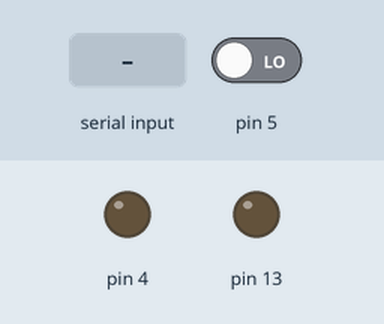
Bench run of a sketch on a simulated Arduino Uno, built with avr-gcc and run on an emulated ATmega328P. Parts: output pins drawn as LEDs (lit = HIGH). Inputs (shaded band) come from the test bench; at power-on: pin 5 LOW. What the sketch prints to the serial monitor is not drawn.

Above: at 1.2 s.
1.3 s: pin 5 driven HIGH
At 2.3 s:
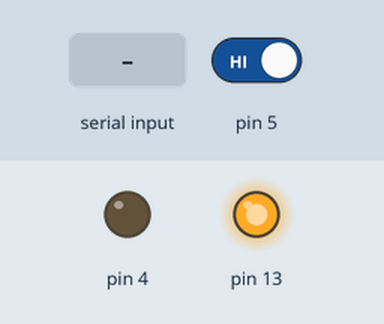
2.8 s: "1" received over Serial
At 3.5 s:
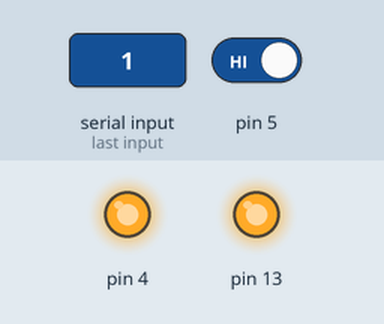
4.3 s: pin 5 driven LOW
At 4.6 s:
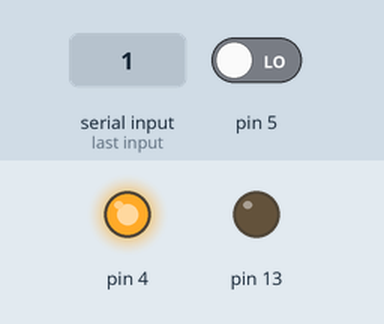
Timing chart, 0 to 7.3 s (numbered marks = the images above; inputs shaded):
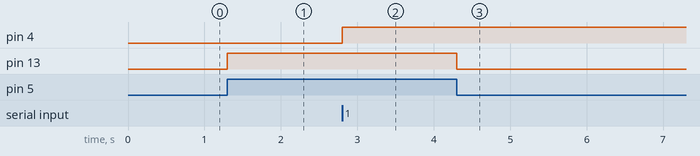

The sketch:

xiaodou.ino
```cpp
void setup() {
 pinMode(13,OUTPUT);
 pinMode(4,OUTPUT);
 pinMode(5,INPUT);
 Serial.begin(9600);
 Serial.println("ENTER 1 OR 0");


}

void loop() {
  if(Serial.available()>0)
  {
    char ch =Serial.read();
    if(ch='1')
    {
      digitalWrite(4,HIGH);
      }
     else if(ch='0')
     {
      digitalWrite(4,LOW);
      }
    }
  if(digitalRead(5)==HIGH)
  {
    digitalWrite(13,HIGH);
    }
    else if(digitalRead(5)==LOW)
    {
      digitalWrite(13,LOW);
      }
}
```

Measured:
- after the input at 1.3 s, pin 13: LOW → HIGH at once
- after the input at 2.8 s, pin 4: LOW → HIGH at once
- after the input at 4.3 s, pin 13: HIGH → LOW at once
